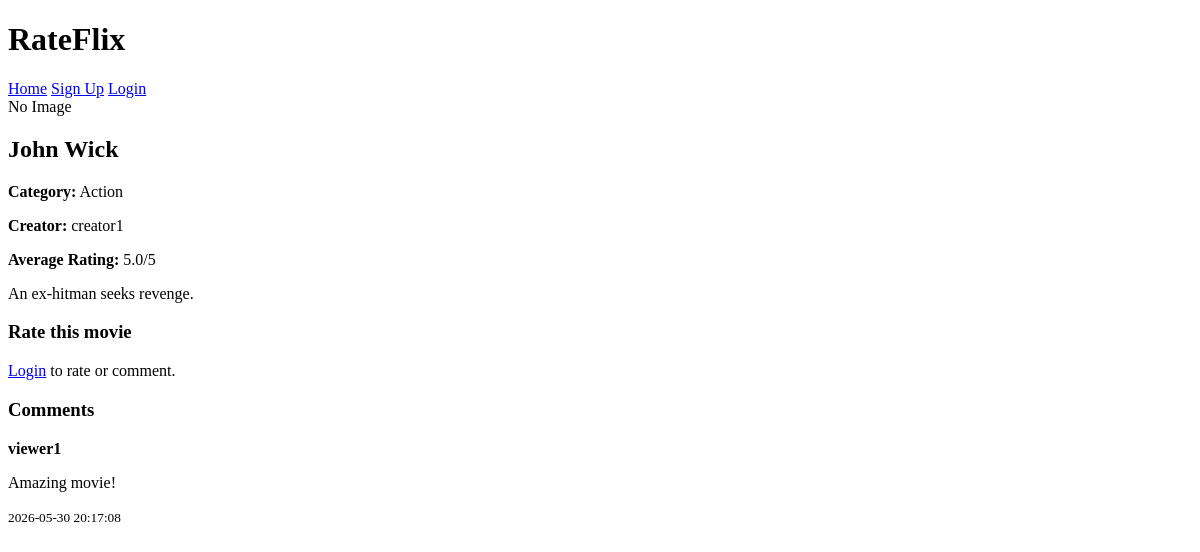
The page /movie.php?id=1 on the database its author committed.
### tables this page shows
CREATE TABLE dbProj_movies (
    movie_id INT AUTO_INCREMENT PRIMARY KEY,
    creator_id INT NOT NULL,
    category_id INT NOT NULL,
    title VARCHAR(150) NOT NULL,
    short_description VARCHAR(255) NOT NULL,
    description TEXT NOT NULL,
    poster_image VARCHAR(255),
    media_file VARCHAR(255),
    status ENUM('draft','published','removed') DEFAULT 'draft',
    created_at TIMESTAMP DEFAULT CURRENT_TIMESTAMP,

    FOREIGN KEY (creator_id)
    REFERENCES dbProj_users(user_id),

    FOREIGN KEY (category_id)
    REFERENCES dbProj_categories(category_id)
);

CREATE TABLE dbProj_categories (
    category_id INT AUTO_INCREMENT PRIMARY KEY,
    category_name VARCHAR(50) NOT NULL UNIQUE
);

CREATE TABLE dbProj_users (
    user_id INT AUTO_INCREMENT PRIMARY KEY,
    role_id INT NOT NULL,
    username VARCHAR(50) NOT NULL UNIQUE,
    email VARCHAR(100) NOT NULL UNIQUE,
    password_hash VARCHAR(255) NOT NULL,
    created_at TIMESTAMP DEFAULT CURRENT_TIMESTAMP,
    FOREIGN KEY (role_id)
    REFERENCES dbProj_roles(role_id)
);

CREATE TABLE dbProj_comments (
    comment_id INT AUTO_INCREMENT PRIMARY KEY,
    movie_id INT NOT NULL,
    user_id INT NOT NULL,
    comment_text TEXT NOT NULL,
    created_at TIMESTAMP DEFAULT CURRENT_TIMESTAMP,

    FOREIGN KEY (movie_id)
    REFERENCES dbProj_movies(movie_id),

    FOREIGN KEY (user_id)
    REFERENCES dbProj_users(user_id)
);

### movie.php (the view, shortened to what this page needs)
<?php
include 'config.php';
$movie_id = intval($_GET["id"]);
$stmt = mysqli_prepare($conn, "
    SELECT m.*, c.category_name, u.username,
    IFNULL(AVG(r.rating_value), 0) AS avg_rating
    FROM dbProj_movies m
    JOIN dbProj_categories c ON m.category_id = c.category_id
    JOIN dbProj_users u ON m.creator_id = u.user_id
    LEFT JOIN dbProj_ratings r ON m.movie_id = r.movie_id
    WHERE m.movie_id = ? AND m.status = 'published'
    GROUP BY m.movie_id
");
mysqli_stmt_bind_param($stmt, "i", $movie_id);
mysqli_stmt_execute($stmt);
$result = mysqli_stmt_get_result($stmt);
$movie = mysqli_fetch_assoc($result);
$comments_stmt = mysqli_prepare($conn, "
    SELECT c.comment_text, c.created_at, u.username
    FROM dbProj_comments c
    JOIN dbProj_users u ON c.user_id = u.user_id
    WHERE c.movie_id = ?
    ORDER BY c.created_at DESC
");
mysqli_stmt_bind_param($comments_stmt, "i", $movie_id);
mysqli_stmt_execute($comments_stmt);
$comments = mysqli_stmt_get_result($comments_stmt);
?>
<!DOCTYPE html>
<html>
<head>
    <link rel="stylesheet" href="assets/style.css">
</head>
<body>
<header>
    <h1>RateFlix</h1>
    <nav>
        <a href="index.php">Home</a>
        <?php if (isset($_SESSION["user_id"])): ?>
            <a href="dashboard.php">Dashboard</a>
            <a href="logout.php">Logout</a>
        <?php else: ?>
            <a href="signup.php">Sign Up</a>
            <a href="login.php">Login</a>
        <?php endif; ?>
    </nav>
</header>
<div class="container">
    <div class="movie-detail">
        <div class="poster large">
            <?php if (!empty($movie["poster_image"])): ?>
                <img src="uploads/<?php echo htmlspecialchars($movie["poster_image"]); ?>">
            <?php else: ?>
                <div class="placeholder">No Image</div>
            <?php endif; ?>
        </div>
        <div>
            <h2><?php echo htmlspecialchars($movie["title"]); ?></h2>
            <p><strong>Category:</strong> <?php echo htmlspecialchars($movie["category_name"]); ?></p>
            <p><strong>Creator:</strong> <?php echo htmlspecialchars($movie["username"]); ?></p>
            <p><strong>Average Rating:</strong> <?php echo number_format($movie["avg_rating"], 1); ?>/5</p>
            <p><?php echo nl2br(htmlspecialchars($movie["description"])); ?></p>
        </div>
    </div>
    <h3>Rate this movie</h3>
    <?php if (isset($_SESSION["user_id"])): ?>
        <form method="POST">
            <select name="rating_value" required>
                <option value="">Select rating</option>
                <option value="5">5 - Excellent</option>
                <option value="4">4 - Good</option>
                <option value="3">3 - Average</option>
                <option value="2">2 - Poor</option>
                <option value="1">1 - Bad</option>
            </select>
            <button type="submit">Submit Rating</button>
        </form>
        <h3>Add Comment</h3>
        <form method="POST">
            <textarea name="comment_text" rows="4" required></textarea><br><br>
            <button type="submit">Add Comment</button>
        </form>
    <?php else: ?>
        <p><a href="login.php">Login</a> to rate or comment.</p>
    <?php endif; ?>
    <h3>Comments</h3>
    <?php while ($comment = mysqli_fetch_assoc($comments)): ?>
        <div class="comment">
            <strong><?php echo htmlspecialchars($comment["username"]); ?></strong>
            <p><?php echo htmlspecialchars($comment["comment_text"]); ?></p>
            <small><?php echo $comment["created_at"]; ?></small>
        </div>
    <?php endwhile; ?>
</div>
</body>
</html>

### rows shown on the page
dbproj_movies: title "John Wick", category.category_name "Action", creator.username "creator1", description "An ex-hitman seeks revenge."
dbproj_comments: user.username "viewer1", comment_text "Amazing movie!", created_at "2026-05-30 20:17:08"

### other values the page prints
$movie["avg_rating"] "5.0"
